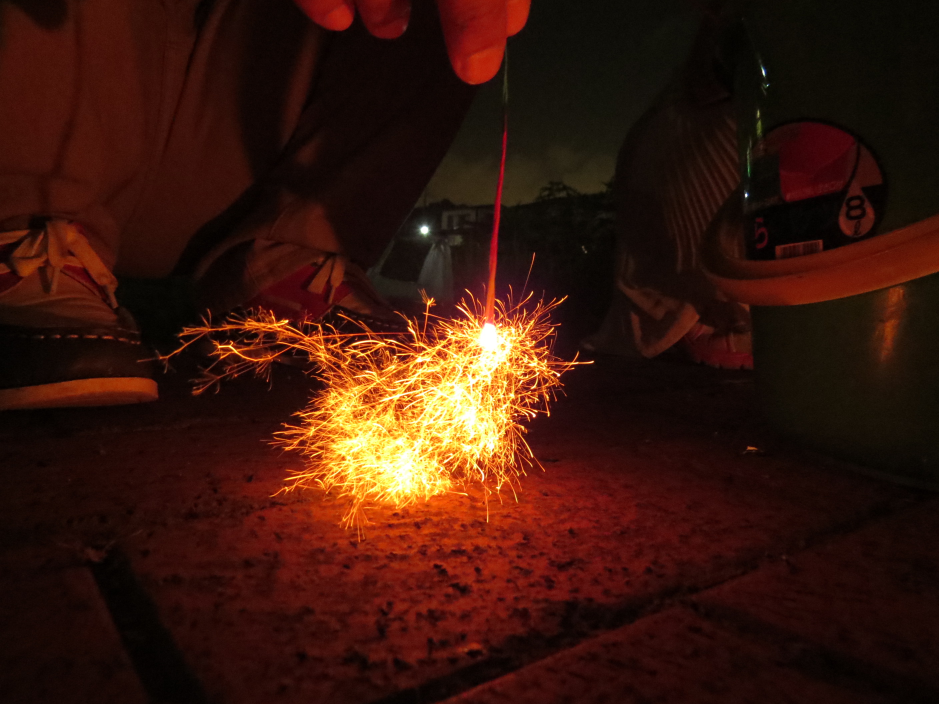
#> input picture image/hanabi.jpg, 2816 x 2112 px (shown at 1/3 size)
$ python perspective.py
#> lines starting #> are read from the running program, lines starting #| are printed output that depends on the picture
# -*- coding: utf-8 -*-

import cv2
import numpy as np

if __name__ == '__main__':

    # 画像読み込み
    img_src = cv2.imread("./image/hanabi.jpg", 1)
#> img_src is the input picture: shape (2112, 2816, 3); mean B, G, R 12.5, 23.2, 56

    # 画像サイズの取得(横, 縦)
    size = tuple(np.array([img_src.shape[1], img_src.shape[0]]))
#> size = (2816, 2112)

    # 図のpersipective1の座標を指定
    perspective1 = np.float32([[250, 500],
                              [750, 500],
                              [750, 250],
                              [250, 250]])

    # 図のpersipective2の座標を指定
    perspective2 = np.float32([[250, 750],
                              [750, 750],
                              [650, 500],
                              [350, 500]])

    # 透視変換行列を生成
    psp_matrix = cv2.getPerspectiveTransform(perspective1,perspective2)

    # 透視変換を行い、出力
    img_psp = cv2.warpPerspective(img_src, psp_matrix, size)
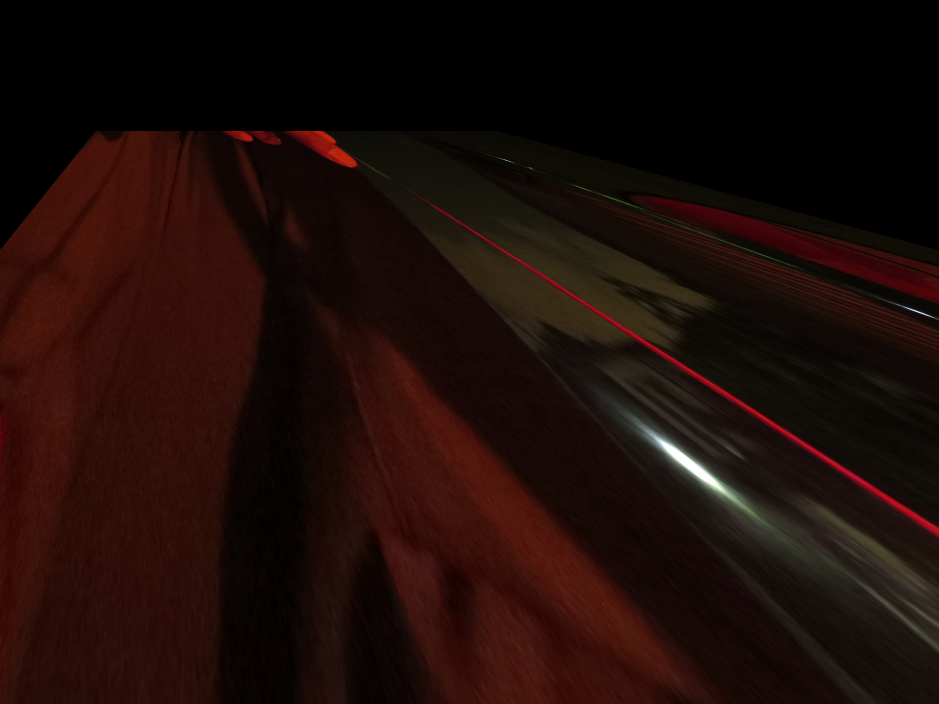
#> img_psp: shape (2112, 2816, 3) (shown at 1/3 size); mean B, G, R 8.1, 12.2, 29.4

    # 変換後の画像をimageディレクトリ配下に保存
    cv2.imwrite("./image/hanabi_psp.jpg", img_psp)

    # 表示
    cv2.imshow("Show PERSPECTIVE TRANSFORM Image", img_psp)
    cv2.waitKey(0)
    cv2.destroyAllWindows()

$ run again, with image/IMG_4680.JPG copied over image/hanabi.jpg
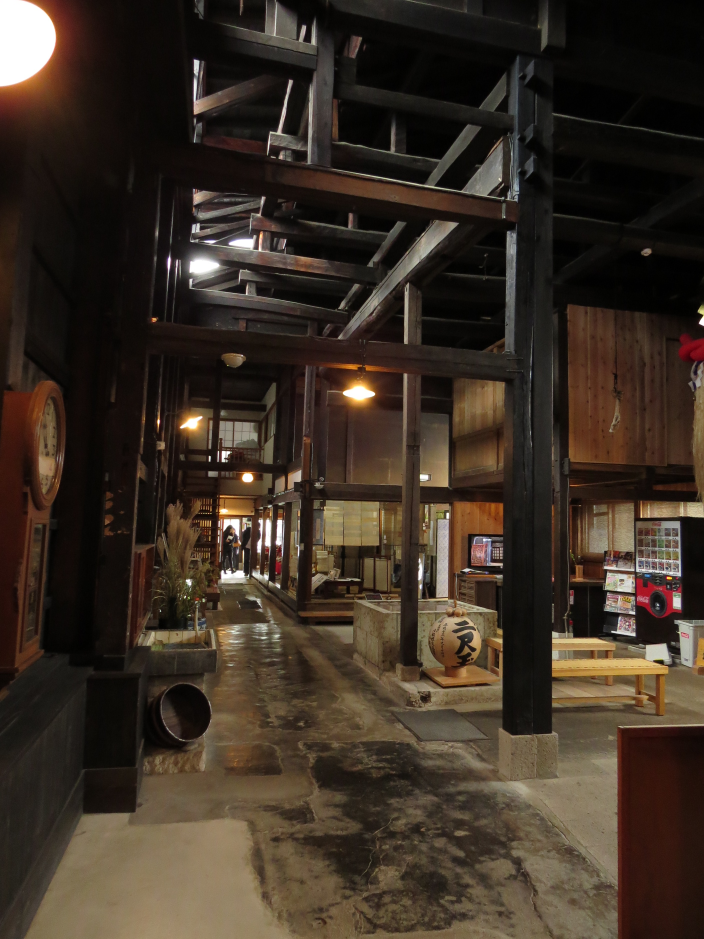
#> input picture image/IMG_4680.JPG, 2112 x 2816 px (shown at 1/3 size)
#> img_src is the input picture: shape (2816, 2112, 3); mean B, G, R 37, 48, 59.8
#> `img_psp = cv2.warpPerspective(img_src, psp_matrix, size)`:
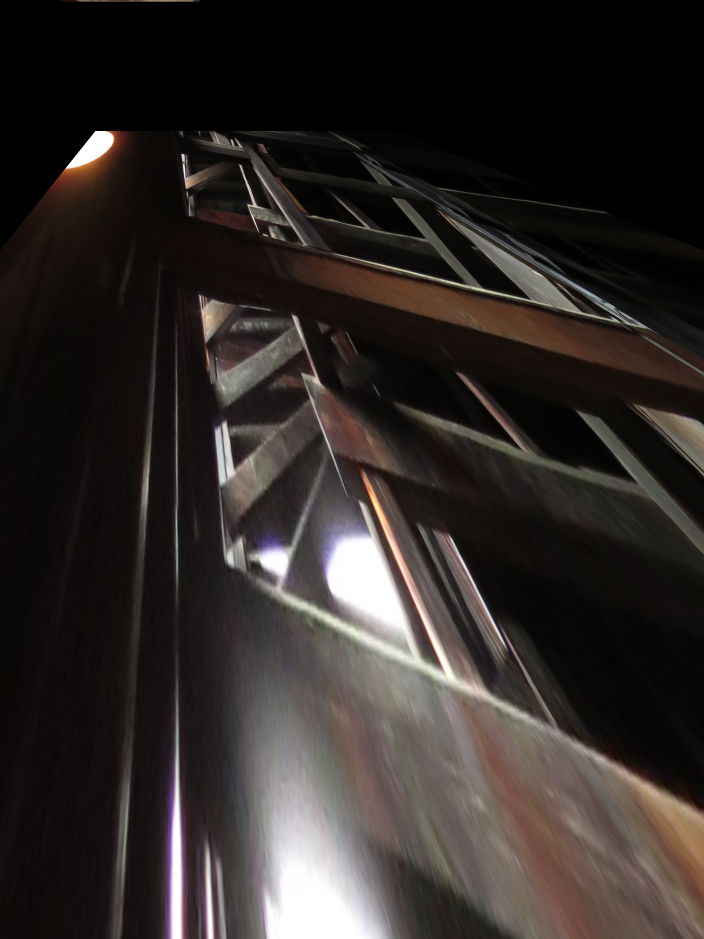
#> img_psp: shape (2816, 2112, 3) (shown at 1/3 size); mean B, G, R 39.7, 42.3, 47.9

$ run again, with image/IMG_4681.JPG copied over image/hanabi.jpg
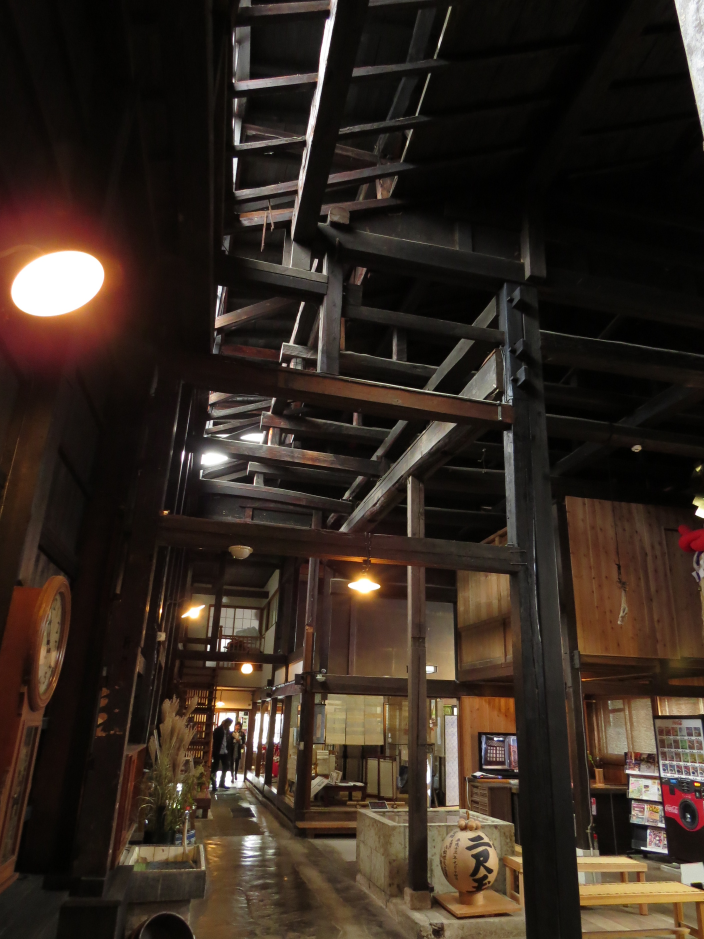
#> input picture image/IMG_4681.JPG, 2112 x 2816 px (shown at 1/3 size)
#> img_src is the input picture: shape (2816, 2112, 3); mean B, G, R 32.5, 41.2, 52.7
#> `img_psp = cv2.warpPerspective(img_src, psp_matrix, size)`:
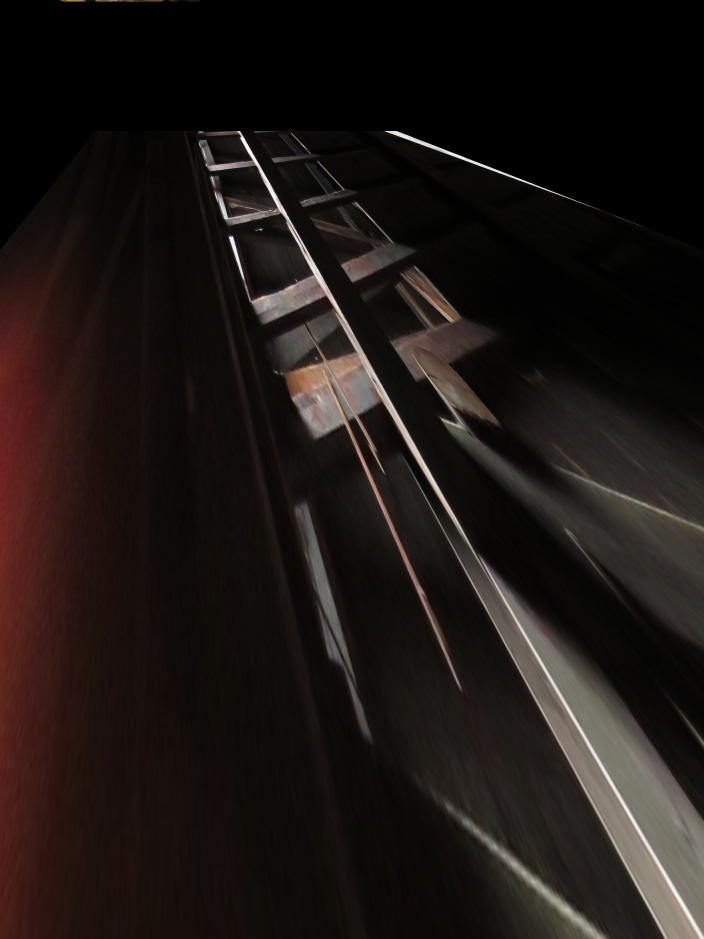
#> img_psp: shape (2816, 2112, 3) (shown at 1/3 size); mean B, G, R 19.8, 22.9, 29.3

$ run again, with image/IMG_4682.JPG copied over image/hanabi.jpg
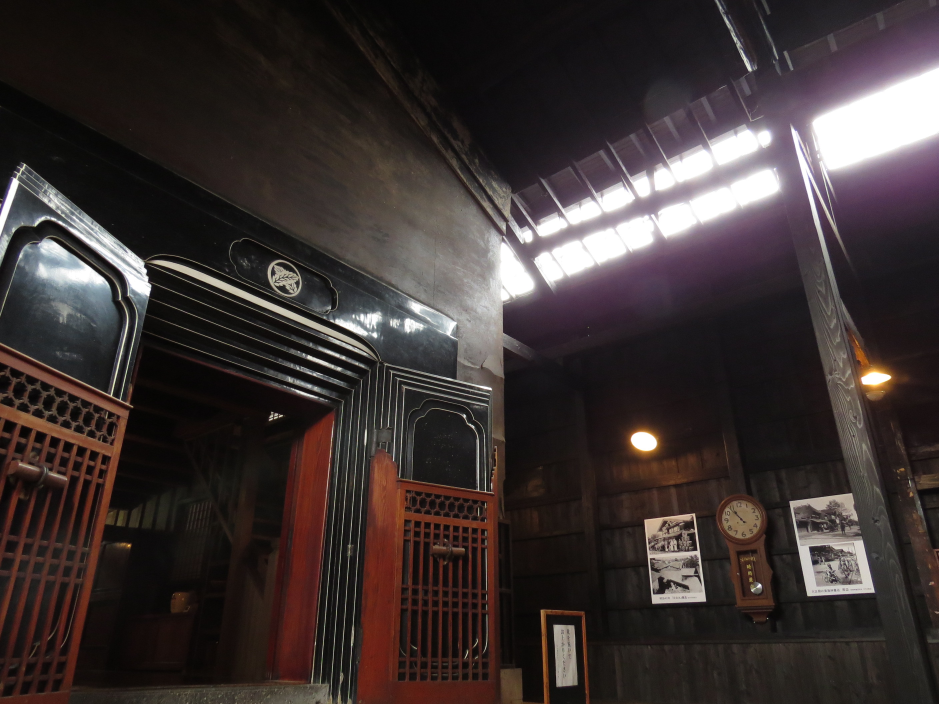
#> input picture image/IMG_4682.JPG, 2816 x 2112 px (shown at 1/3 size)
#> img_src is the input picture: shape (2112, 2816, 3); mean B, G, R 49.8, 50.7, 59.8
#> `img_psp = cv2.warpPerspective(img_src, psp_matrix, size)`:
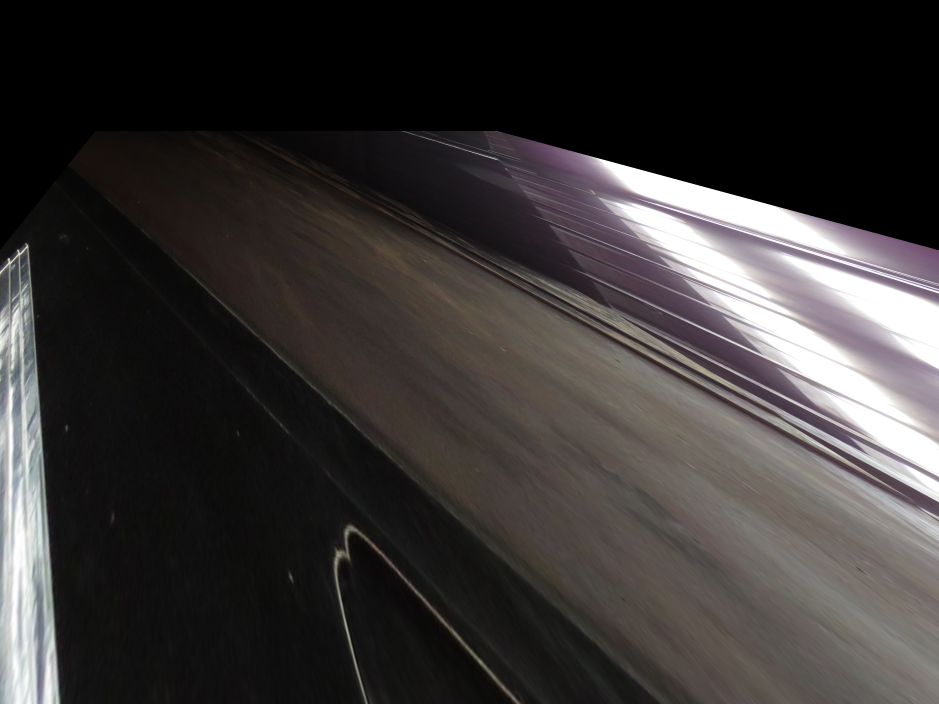
#> img_psp: shape (2112, 2816, 3) (shown at 1/3 size); mean B, G, R 53.4, 54.1, 57.4
